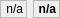
<?xml version="1.0" encoding="UTF-8"?>
<ui version="4.0">
 <class>DoubleLabel</class>
 <widget class="QWidget" name="DoubleLabel">
  <property name="geometry">
   <rect>
    <x>0</x>
    <y>0</y>
    <width>60</width>
    <height>18</height>
   </rect>
  </property>
  <property name="sizePolicy">
   <sizepolicy hsizetype="Expanding" vsizetype="Preferred">
    <horstretch>0</horstretch>
    <verstretch>0</verstretch>
   </sizepolicy>
  </property>
  <property name="windowTitle">
   <string notr="true">DoubleLabel</string>
  </property>
  <layout class="QHBoxLayout" name="layout" stretch="0,0">
   <property name="leftMargin">
    <number>0</number>
   </property>
   <property name="topMargin">
    <number>0</number>
   </property>
   <property name="rightMargin">
    <number>0</number>
   </property>
   <property name="bottomMargin">
    <number>0</number>
   </property>
   <item>
    <widget class="QLabel" name="labelCurrent">
     <property name="frameShape">
      <enum>QFrame::StyledPanel</enum>
     </property>
     <property name="frameShadow">
      <enum>QFrame::Sunken</enum>
     </property>
     <property name="text">
      <string notr="true">n/a</string>
     </property>
     <property name="alignment">
      <set>Qt::AlignRight|Qt::AlignTrailing|Qt::AlignVCenter</set>
     </property>
    </widget>
   </item>
   <item>
    <widget class="QLabel" name="labelMaximum">
     <property name="font">
      <font>
       <bold>true</bold>
      </font>
     </property>
     <property name="frameShape">
      <enum>QFrame::StyledPanel</enum>
     </property>
     <property name="frameShadow">
      <enum>QFrame::Sunken</enum>
     </property>
     <property name="text">
      <string notr="true">n/a</string>
     </property>
     <property name="alignment">
      <set>Qt::AlignRight|Qt::AlignTrailing|Qt::AlignVCenter</set>
     </property>
    </widget>
   </item>
  </layout>
 </widget>
 <resources/>
 <connections/>
</ui>
